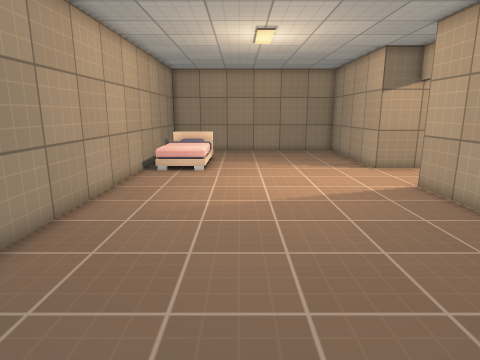
View 1 (above)

15 first-person views from a walk through a level from a Godot 3-D game. The camera is 1.4 m above the floor, tilts 12° down and sees 75° across. The floor is counted in squares, 0.5 m on a side. Each view is taken from the middle of a square. On the plan, view 1 faces up. The plan holds only what a view shows up to about 20 squares ahead; the rest is blank. The place goes on beyond the plan. Door leaves are left out where a doorway can be walked through. Surface patterns are stand-ins for the level's own textures.

View 2
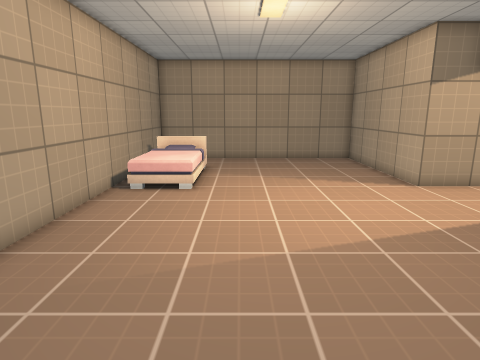

View 3
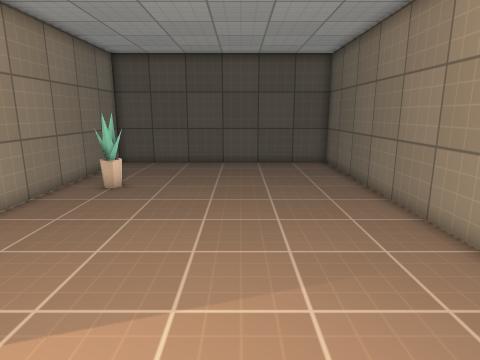

View 4
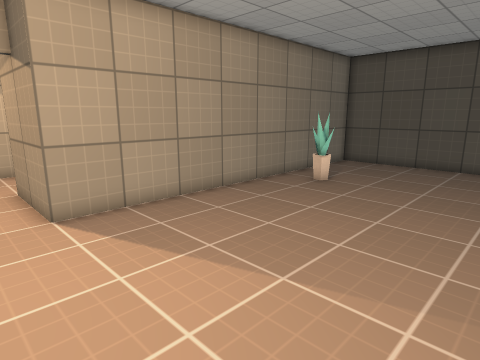

View 5
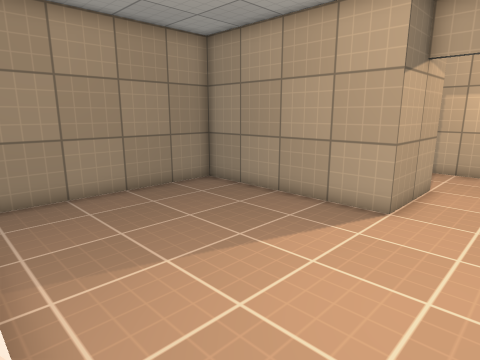

View 6
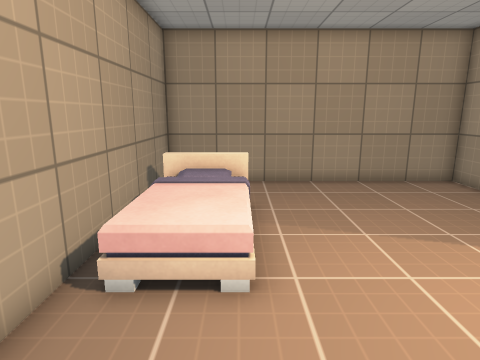

View 7
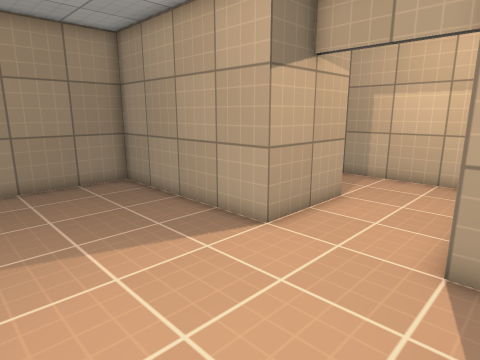

View 8
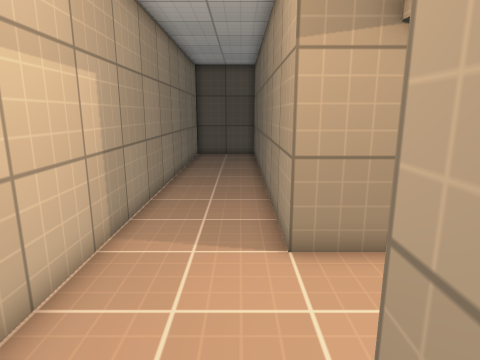

View 9
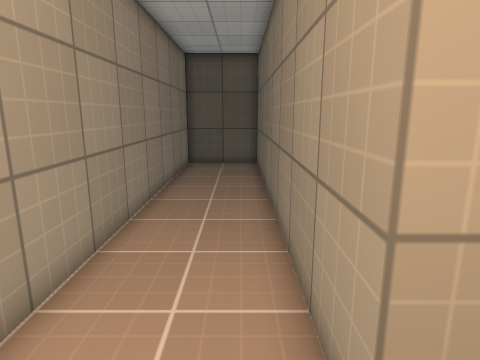

View 10
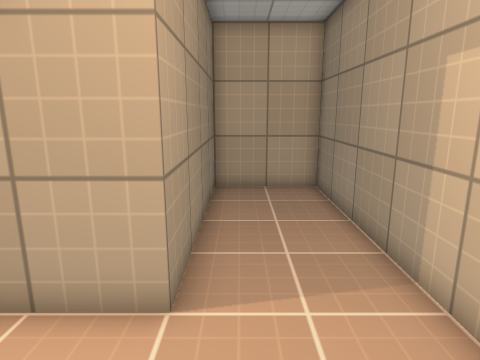

View 11
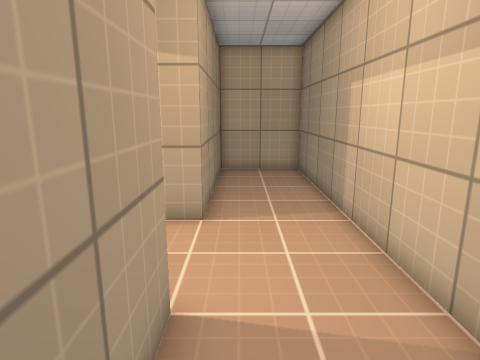

View 12
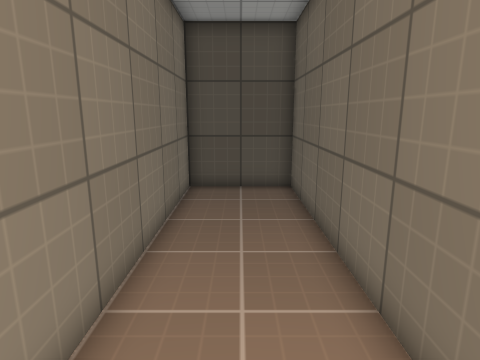

View 13
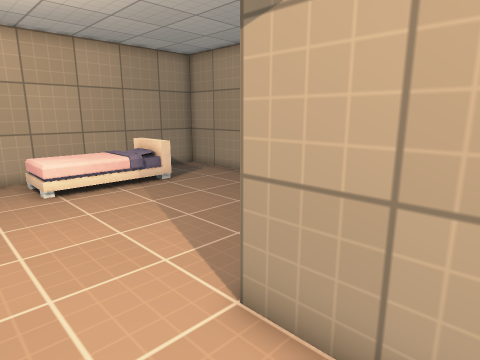

View 14
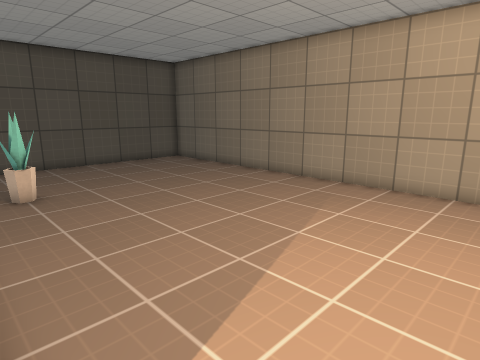

View 15
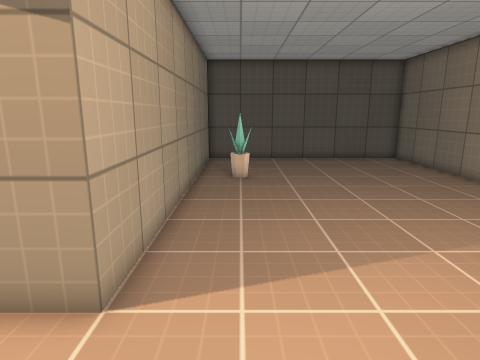

### Floor plan
Points are (right, up) in squares from view 1. A wall is a line through its corners. A room is listed if a view was taken in it or the views show most of it. See-through windows are left out.
Room 1 (views 1, 2, 3, 4, 5, 6, 7, 14, 15)
walls: (9, 16) (7, 16) (7, 24) (-5, 24) (-5, -4) (7, -4) (7, 12) (9, 12)
ways out: open door at (9, 14) to room 2
objects: bed (-4, 20) to (-2, 20); plant (5, 2)
Room 2 (views 8, 9, 10, 11, 12, 13)
walls: (9, 12) (11, 12) (11, -4) (15, -4) (15, 24) (11, 24) (11, 16) (9, 16)
ways out: open door at (9, 14) to room 1

Positions as (right, up) in squares from view 1, and headings:
1: (0, 0), facing up
2: (0, 4), facing up
3: (0, 14), facing down
4: (-2, 14), facing down-right
5: (-2, 13), facing up-right
6: (-2, 11), facing up
7: (1, 11), facing up-right
8: (12, 18), facing down
9: (12, 14), facing down
10: (12, 12), facing up
11: (12, 8), facing up
12: (13, 8), facing down
13: (10, 13), facing up-left
14: (7, 14), facing down-left
15: (5, 16), facing down
